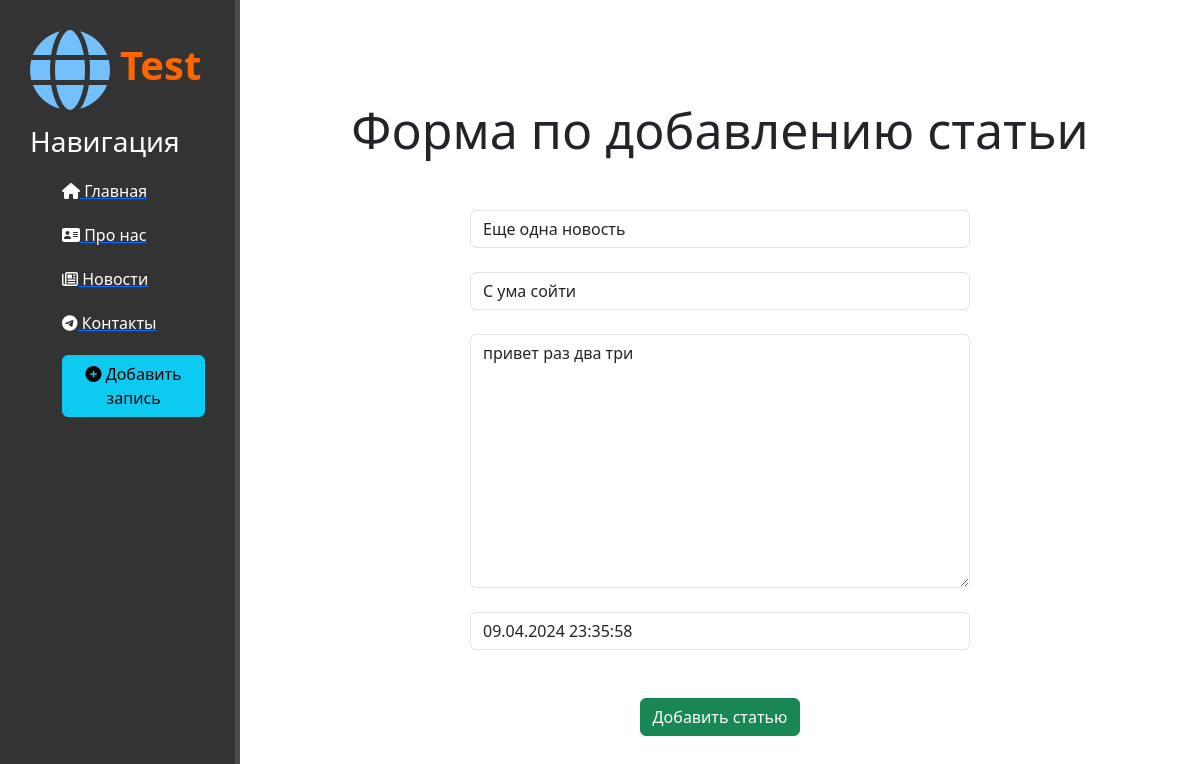
The page /news/2/update on the database its author committed.
### news/models.py (models this page shows, shortened)
class Articles(models.Model):
    title = models.CharField('Название', max_length=50)
    anons = models.CharField('Анонс', max_length=250)
    full_text = models.TextField('Статья')
    date = models.DateTimeField('Дата публикации')
    class Meta:
        verbose_name = 'Новость'
        verbose_name_plural = 'Новости'

### news/views.py (the view)
class NewsUpdateView(UpdateView):
    model = Articles
    template_name = 'news/create.html'
    form_class = ArticlesForm

### news/forms.py
class ArticlesForm(ModelForm):
    class Meta:
        model = Articles
        fields = ['title', 'anons', 'full_text', 'date']
        widgets = {
            'title': TextInput(attrs={
                'class': 'form-control',
                'placeholder': 'Название статьи'
            }),
            'anons': TextInput(attrs={
                'class': 'form-control',
                'placeholder': 'Анонс статьи'
            }),
            'date': DateTimeInput(attrs={
                'class': 'form-control',
                'placeholder': 'Дата публикации'
            }),
            'full_text': Textarea(attrs={
                'class': 'form-control',
                'placeholder': 'Текст статьи'
            })
        }

### news/templates/news/create.html (shortened to what this page needs)
{% extends 'main/layout.html' %}
{% block content %}
<div class="features">
    <h1>Форма по добавлению статьи</h1>
    <form method="post">
        {{ form.title }}<br>
        {{ form.anons }}<br>
        {{ form.full_text }}<br>
        {{ form.date }}<br>
        <br>
        <button class="btn btn-success" type="submit">Добавить статью</button>
    </form>
</div>
{% endblock %}

### main/static/main/css/main.css (style rules this page uses)
main .features { float: left; margin-top: 100px; text-align: center; width: 80%; }
main .features h1 { font-size: 50px; }
form { margin: 20px auto; width: 500px; margin-top: 50px; }

### rows shown on the page
Articles: title "Еще одна новость", anons "С ума сойти", full_text "привет раз два три", date "09.04.2024 23:35:58"
